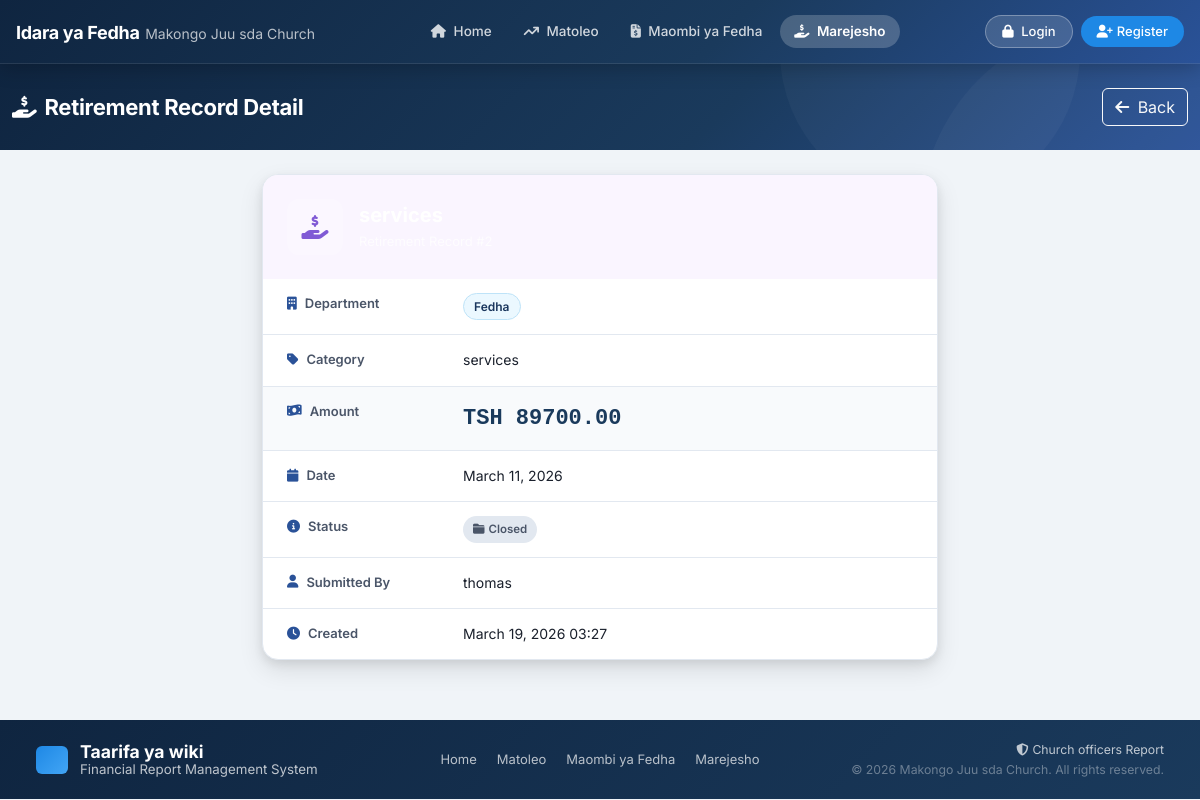
/retirement/2/detail/, run on the app's committed database.
### dashboard/models.py (models this page shows, shortened)
class Retirement(models.Model):
    department = models.CharField(max_length=50, choices=DEPARTMENT_CHOICES)
    category = models.CharField(max_length=200)
    amount = models.DecimalField(max_digits=20, decimal_places=2)
    description = models.TextField(blank=True)
    status = models.CharField(max_length=10, choices=STATUS_CHOICES_RETIREMENT, default='open')
    submitted_by = models.ForeignKey(User, on_delete=models.SET_NULL, null=True, blank=True, related_name='retirements')
    date = models.DateField(default=timezone.now)
    created_at = models.DateTimeField(auto_now_add=True)
    updated_at = models.DateTimeField(auto_now=True)
    notes = models.TextField(blank=True)
    class Meta:
        ordering = ['-date', '-created_at']

### dashboard/views.py (the view)
# urls.py: path('retirement/<int:pk>/detail/', views.retirement_detail, name='retirement_detail'),
def retirement_detail(request, pk):
    retirement = get_object_or_404(Retirement, pk=pk)
    return render(request, 'dashboard/retirement_detail.html', {'retirement': retirement, 'active_tab': 'retirement'})

### templates/dashboard/retirement_detail.html (shortened to what this page needs)
{% extends 'base.html' %}
{% load static %}
{% block content %}
<div class="page-wrapper">
    <div class="page-header">
        <div class="container-fluid">
            <div class="row align-items-center">
                <div class="col">
                    <h1 class="page-title"><i class="fas fa-hand-holding-dollar me-2"></i>Retirement Record Detail</h1>
                </div>
                <div class="col-auto d-flex gap-2">
                    <a href="{% url 'retirement' %}" class="btn btn-outline-light">
                        <i class="fas fa-arrow-left me-1"></i> Back
                    </a>
                </div>
            </div>
        </div>
    </div>
    <div class="container-fluid py-4">
        <div class="row justify-content-center">
            <div class="col-lg-7">
                <div class="detail-card">
                    <div class="detail-card-header retirement-bg">
                        <div class="detail-icon"><i class="fas fa-hand-holding-dollar"></i></div>
                        <div>
                            <h4>{{ retirement.category }}</h4>
                            <p>Retirement Record #{{ retirement.pk }}</p>
                        </div>
                    </div>
                    <div class="detail-card-body">
                        <div class="detail-row">
                            <span class="detail-label"><i class="fas fa-building me-2"></i>Department</span>
                            <span class="detail-value"><span class="dept-badge">{{ retirement.get_department_display }}</span></span>
                        </div>
                        <div class="detail-row">
                            <span class="detail-label"><i class="fas fa-tag me-2"></i>Category</span>
                            <span class="detail-value">{{ retirement.category }}</span>
                        </div>
                        <div class="detail-row highlight">
                            <span class="detail-label"><i class="fas fa-money-bill-wave me-2"></i>Amount</span>
                            <span class="detail-value amount-large">TSH {{ retirement.amount|floatformat:2 }}</span>
                        </div>
                        <div class="detail-row">
                            <span class="detail-label"><i class="fas fa-calendar me-2"></i>Date</span>
                            <span class="detail-value">{{ retirement.date|date:"F d, Y" }}</span>
                        </div>
                        <div class="detail-row">
                            <span class="detail-label"><i class="fas fa-info-circle me-2"></i>Status</span>
                            <span class="detail-value">
                                <span class="status-badge status-ret-{{ retirement.status }}">
                                    {% if retirement.status == 'closed' %}
                                        <i class="fas fa-folder-closed me-1"></i>Closed
                                    {% else %}
                                        <i class="fas fa-folder-open me-1"></i>Open
                                    {% endif %}
                                </span>
                            </span>
                        </div>
                        <div class="detail-row">
                            <span class="detail-label"><i class="fas fa-user me-2"></i>Submitted By</span>
                            <span class="detail-value">{{ retirement.submitted_by.get_full_name|default:retirement.submitted_by.username|default:"System" }}</span>
                        </div>
                        <div class="detail-row">
                            <span class="detail-label"><i class="fas fa-clock me-2"></i>Created</span>
                            <span class="detail-value">{{ retirement.created_at|date:"F d, Y H:i" }}</span>
                        </div>
                    </div>
                </div>
            </div>
        </div>
    </div>
</div>
{% endblock %}

### static/css/dashboard.css (style rules this page uses)
:root { --primary: #1a3a5c; --primary-dark: #0f2540; --primary-light: #2a5298; --primary-lighter: #3a6bc4; --accent: #1e88e5; --accent-light: #42a5f5; --white: #ffffff; --off-white: #f8fafc; --light-bg: #f0f4f8; --border: #e2e8f0; --text-dark: #1a202c; --text-medium: #4a5568; --text-light: #718096; --success: #38a169; --success-light: #c6f6d5; --warning: #d69e2e; --warning-light: #fefcbf; --danger: #e53e3e; --danger-light: #fed7d7; --pending: #805ad5; --pending-light: #e9d8fd; --shadow-sm: 0 1px 3px rgba(0,0,0,0.08), 0 1px 2px rgba(0,0,0,0.06); --shadow: 0 4px 6px rgba(0,0,0,0.07), 0 2px 4px rgba(0,0,0,0.06); --shadow-lg: 0 10px 25px rgba(0,0,0,0.1), 0 4px 10px rgba(0,0,0,0.08); --shadow-xl: 0 20px 40px rgba(0,0,0,0.15); --radius-sm: 8px; --radius: 12px; --radius-lg: 16px; --radius-xl: 24px; --radius-full: 9999px; --transition: all 0.2s ease; }
*, *::before, *::after { box-sizing: border-box; }
body { font-family: 'Inter', -apple-system, BlinkMacSystemFont, sans-serif; background: var(--light-bg); color: var(--text-dark); line-height: 1.6; font-size: 14px; padding-top: 64px; }
.page-wrapper { min-height: calc(100vh - 144px); }
.page-header { background: linear-gradient(135deg, var(--primary-dark) 0%, var(--primary) 60%, var(--primary-light) 100%); padding: 24px 0; color: white; position: relative; overflow: hidden; }
.page-header::before { content: ''; position: absolute; top: -50%; right: -10%; width: 400px; height: 400px; background: rgba(255,255,255,0.03); border-radius: 50%; }
.page-header::after { content: ''; position: absolute; bottom: -60%; right: 10%; width: 300px; height: 300px; background: rgba(255,255,255,0.03); border-radius: 50%; }
.page-title { font-size: 22px; font-weight: 700; color: white; margin: 0; letter-spacing: -0.3px; }
.status-badge { display: inline-flex; align-items: center; padding: 4px 10px; border-radius: var(--radius-full); font-size: 11.5px; font-weight: 600; white-space: nowrap; }
.status-ret-closed { background: #e2e8f0; color: #4a5568; }
.dept-badge { display: inline-block; background: #ebf8ff; color: #1a365d; padding: 3px 10px; border-radius: var(--radius-full); font-size: 12px; font-weight: 600; border: 1px solid #bee3f8; }
.retirement-bg { background: #faf5ff; color: #805ad5; }
.retirement-bg i { color: #805ad5; }
.detail-card { background: var(--white); border-radius: var(--radius-lg); box-shadow: var(--shadow-lg); overflow: hidden; border: 1px solid var(--border); }
.detail-card-header { padding: 24px; color: white; display: flex; align-items: center; gap: 16px; }
.detail-icon { width: 56px; height: 56px; background: rgba(255,255,255,0.2); border-radius: var(--radius); display: flex; align-items: center; justify-content: center; font-size: 24px; }
.detail-card-header h4 { font-size: 20px; font-weight: 700; margin: 0 0 4px; }
.detail-card-header p { font-size: 13px; color: rgba(255,255,255,0.75); margin: 0; }
.detail-card-body { padding: 0; }
.detail-row { display: flex; align-items: flex-start; padding: 14px 24px; border-bottom: 1px solid var(--border); gap: 16px; }
.detail-row:last-child { border-bottom: none; }
.detail-row.highlight { background: #f8fafc; }
.detail-label { font-size: 13px; font-weight: 600; color: var(--text-medium); min-width: 160px; display: flex; align-items: center; }
.detail-label i { color: var(--primary-light); }
.detail-value { font-size: 14px; color: var(--text-dark); flex: 1; }
.amount-large { font-size: 22px; font-weight: 700; color: var(--primary); font-family: 'Courier New', monospace; }

### data on the page
Retirement: department "Fedha", category "services", amount "89700.00", date "March 11, 2026", submitted_by.get_full_name "thomas", created_at "March 19, 2026 03:27"
